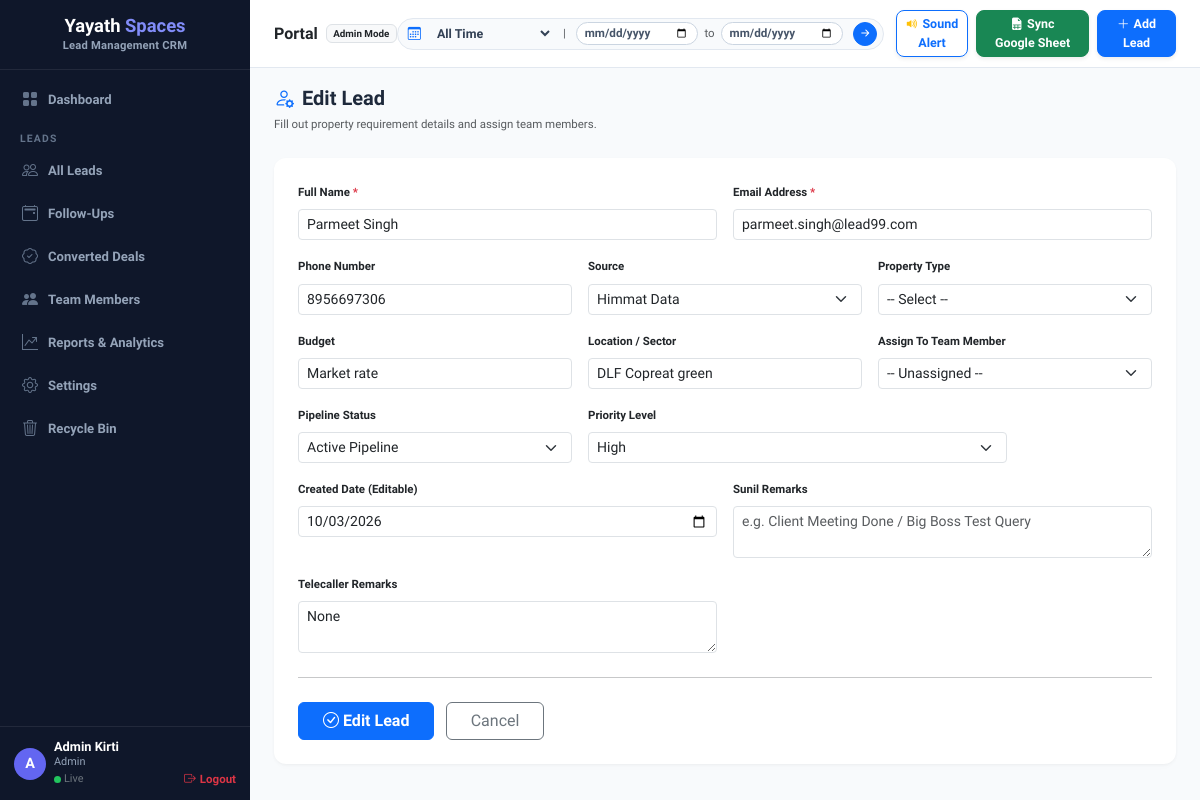
Screenshot of /leads/1037/edit (signed in) with the database file from the repository.
### models.py (models this page shows, shortened)
class User(db.Model):
    __tablename__ = 'users'
    id = db.Column(db.Integer, primary_key=True)
    user_id_name = db.Column(db.String(100), nullable=True)
    name = db.Column(db.String(255), nullable=False)
    email = db.Column(db.String(255), nullable=False, unique=True)
    password = db.Column(db.String(255), nullable=True, default='Password@123')
    role = db.Column(db.String(50), nullable=False, default='Sales Executive')  # Admin, Manager, Sales Executive
    status = db.Column(db.String(20), nullable=False, default='Active')
    created_at = db.Column(db.DateTime, default=datetime.utcnow)

class Lead(db.Model):
    __tablename__ = 'leads'
    id = db.Column(db.Integer, primary_key=True)
    name = db.Column(db.String(255), nullable=False)
    email = db.Column(db.String(255), nullable=False)
    phone = db.Column(db.String(50), nullable=True)
    source = db.Column(db.String(100), nullable=True, default='99acres')
    property_type = db.Column(db.String(100), nullable=True)
    budget = db.Column(db.String(100), nullable=True)
    location = db.Column(db.String(255), nullable=True)
    status = db.Column(db.String(50), nullable=False, default='New')
    priority = db.Column(db.String(20), nullable=False, default='Medium')
    assigned_to = db.Column(db.String(255), nullable=True)
    is_imported = db.Column(db.Boolean, default=False)
    sunil_remarks = db.Column(db.Text, nullable=True)
    telecaller_remarks = db.Column(db.Text, nullable=True)
    listing_id = db.Column(db.String(100), nullable=True)
    response_from = db.Column(db.String(100), nullable=True)
    is_deleted = db.Column(db.Boolean, default=False)
    deleted_at = db.Column(db.DateTime, nullable=True)
    created_at = db.Column(db.DateTime, default=datetime.utcnow)
    updated_at = db.Column(db.DateTime, default=datetime.utcnow, onupdate=datetime.utcnow)
    notes = db.relationship('Note', backref='lead', lazy=True, cascade='all, delete-orphan')
    followups = db.relationship('FollowUp', backref='lead', lazy=True, cascade='all, delete-orphan')
    tasks = db.relationship('Task', backref='lead', lazy=True, cascade='all, delete-orphan')
    activities = db.relationship('ActivityLog', backref='lead', lazy=True, cascade='all, delete-orphan')

### routes.py (the view, shortened to what this page needs)
@web_bp.route('/leads/<int:lid>/edit', methods=['GET', 'POST'])
def edit_lead(lid):
    if session.get('user_role') == 'Viewer':
        flash('Permission denied: Viewer role has read-only access.', 'danger')
        return redirect(url_for('web.lead_detail', lid=lid))
    lead = Lead.query.get_or_404(lid)
    users = User.query.filter_by(status='Active').all()
    return render_template('lead_form.html', lead=lead, action='Edit', users=users)

### templates/lead_form.html (shortened to what this page needs)
{% extends "base.html" %}
{% block content %}
<div class="mb-4">
    <h3 class="fw-bold fs-5 mb-1"><i class="bi bi-person-gear text-primary me-2"></i>{{ action }} Lead</h3>
    <small class="text-muted">Fill out property requirement details and assign team members.</small>
</div>
<div class="card card-custom p-4">
    <form method="POST">
        <div class="row g-3">
            <div class="col-md-6">
                <label class="form-label fw-bold small">Full Name <span class="text-danger">*</span></label>
                <input type="text" name="name" class="form-control form-control-sm" value="{{ lead.name if lead else '' }}" placeholder="e.g. Ankit Verma" required>
            </div>
            <div class="col-md-6">
                <label class="form-label fw-bold small">Email Address <span class="text-danger">*</span></label>
                <input type="email" name="email" class="form-control form-control-sm" value="{{ lead.email if lead else '' }}" placeholder="ankit@example.com" required>
            </div>
            <div class="col-md-4">
                <label class="form-label fw-bold small">Phone Number</label>
                <input type="text" name="phone" class="form-control form-control-sm" value="{{ lead.phone if lead else '' }}" placeholder="e.g. 9876543210">
            </div>
            <div class="col-md-4">
                <label class="form-label fw-bold small">Source</label>
                <select name="source" class="form-select form-select-sm">
                    <option value="Himmat Data" {{ 'selected' if lead and lead.source == 'Himmat Data' }}>Himmat Data</option>
                </select>
            </div>
            <div class="col-md-4">
                <label class="form-label fw-bold small">Property Type</label>
                <select name="property_type" class="form-select form-select-sm">
                    <option value="">-- Select --</option>
                </select>
            </div>
            <div class="col-md-4">
                <label class="form-label fw-bold small">Budget</label>
                <input type="text" name="budget" class="form-control form-control-sm" placeholder="e.g. 50L - 1Cr" value="{{ lead.budget if lead else '' }}">
            </div>
            <div class="col-md-4">
                <label class="form-label fw-bold small">Location / Sector</label>
                <input type="text" name="location" class="form-control form-control-sm" placeholder="e.g. Sector 62, Noida" value="{{ lead.location if lead else '' }}">
            </div>
            <div class="col-md-4">
                <label class="form-label fw-bold small">Assign To Team Member</label>
                <select name="assigned_to" class="form-select form-select-sm">
                    <option value="">-- Unassigned --</option>
                </select>
            </div>
            <div class="col-md-4">
                <label class="form-label fw-bold small">Pipeline Status</label>
                <select name="status" class="form-select form-select-sm">
                    {% for s in ['New','Contacted','Qualified','Meeting Done','Proposal Sent','Active Pipeline','Deal Close','Lost'] %}
                    <option value="{{ s }}" {{ 'selected' if lead and lead.status == s }}>{{ s }}</option>
                    {% endfor %}
                </select>
            </div>
            <div class="col-md-6">
                <label class="form-label fw-bold small">Priority Level</label>
                <select name="priority" class="form-select form-select-sm">
                    {% for p in ['High','Medium','Low'] %}
                    <option value="{{ p }}" {{ 'selected' if lead and lead.priority == p }}>{{ p }}</option>
                    {% endfor %}
                </select>
            </div>
            <div class="col-md-6">
                <label class="form-label fw-bold small">Created Date (Editable)</label>
                <input type="date" name="created_date" class="form-control form-control-sm" value="{{ lead.created_at.strftime('%Y-%m-%d') if lead and lead.created_at else '' }}">
            </div>
            <div class="col-md-6">
                <label class="form-label fw-bold small">Sunil Remarks</label>
                <textarea name="sunil_remarks" class="form-control form-control-sm" rows="2" placeholder="e.g. Client Meeting Done / Big Boss Test Query">{{ lead.sunil_remarks if lead else '' }}</textarea>
            </div>
            <div class="col-md-6">
                <label class="form-label fw-bold small">Telecaller Remarks</label>
                <textarea name="telecaller_remarks" class="form-control form-control-sm" rows="2" placeholder="e.g. Call back requested / Simmy remarks">{{ lead.telecaller_remarks if lead else '' }}</textarea>
            </div>
        </div>
        <hr class="my-4">
        <button type="submit" class="btn btn-primary px-4 fw-semibold"><i class="bi bi-check-circle me-1"></i>{{ action }} Lead</button>
        <a href="/leads" class="btn btn-outline-secondary px-4 ms-2">Cancel</a>
    </form>
</div>
{% endblock %}

### templates/base.html (shortened to what this page needs)
<!DOCTYPE html>
<html lang="en">
<head>
    <link href="https://cdn.jsdelivr.net/npm/bootstrap@5.3.2/dist/css/bootstrap.min.css" rel="stylesheet">
    <link href="https://cdn.jsdelivr.net/npm/bootstrap-icons@1.11.1/font/bootstrap-icons.css" rel="stylesheet">
</head>
<body>
<div class="sidebar">
    <div class="sidebar-brand">
        <div class="brand-title">
            <span class="brand-black">Yayath</span> <span class="brand-purple">Spaces</span>
        </div>
        <div class="brand-subtitle">Lead Management CRM</div>
    </div>
    <div class="sidebar-menu">
        <a href="/" class="sidebar-nav-item {{ 'active' if request.endpoint == 'web.dashboard' }}">
            <i class="bi bi-grid-fill"></i>Dashboard
        </a>
        <div class="menu-header">LEADS</div>
        <a href="/leads" class="sidebar-nav-item {{ 'active' if request.endpoint == 'web.leads_list' and not request.args.get('status') }}">
            <i class="bi bi-people"></i>All Leads
        </a>
        <a href="/tasks" class="sidebar-nav-item {{ 'active' if request.endpoint == 'web.tasks_list' }}">
            <i class="bi bi-calendar2-event"></i>Follow-Ups
        </a>
        <a href="/leads?status=Deal+Close" class="sidebar-nav-item {{ 'active' if request.args.get('status') == 'Deal Close' }}">
            <i class="bi bi-patch-check"></i>Converted Deals
        </a>
        {% if session.get('user_role') in ('Admin', 'Manager') %}
        <a href="/users" class="sidebar-nav-item {{ 'active' if request.endpoint in ('web.users_list', 'web.add_user', 'web.edit_user') }}">
            <i class="bi bi-people-fill"></i>Team Members
        </a>
        {% endif %}
        <a href="/reports" class="sidebar-nav-item {{ 'active' if request.endpoint == 'web.reports' }}">
            <i class="bi bi-graph-up-arrow"></i>Reports & Analytics
        </a>
        {% if session.get('user_role') in ('Admin', 'Manager') %}
        <a href="/settings" class="sidebar-nav-item {{ 'active' if request.endpoint == 'web.settings' }}">
            <i class="bi bi-gear"></i>Settings
        </a>
        <a href="/trash" class="sidebar-nav-item {{ 'active' if request.endpoint == 'web.trash_list' }}">
            <i class="bi bi-trash3"></i>Recycle Bin
        </a>
        {% endif %}
    </div>
    <div class="sidebar-user-footer">
        <div class="d-flex align-items-center w-100">
            <div class="user-avatar">{{ (session.get('user_name') or 'U')[0].upper() }}</div>
            <div class="user-info">
                <div class="user-name text-truncate" style="max-width: 110px;">{{ session.get('user_name') or 'User' }}</div>
                <div class="user-role">{{ session.get('user_role') or 'Role' }}</div>
                <div class="mt-0.5 small d-flex align-items-center">
                    <span class="status-dot-live"></span>
                    <span class="text-secondary me-2" style="font-size:0.68rem;">Live</span>
                    <a href="/logout" class="text-danger text-decoration-none fw-bold ms-auto" style="font-size:0.72rem;"><i class="bi bi-box-arrow-right me-1"></i>Logout</a>
                </div>
            </div>
        </div>
    </div>
</div>
<div class="main-content">
    <div class="top-header-bar">
        <div class="d-flex align-items-center">
            <span class="fw-bold fs-6 text-dark me-2">
                {% if request.endpoint == 'web.dashboard' %}Dashboard Overview{% elif request.endpoint == 'web.leads_list' %}Lead Directory{% elif request.endpoint == 'web.users_list' %}Team Management{% else %}Portal{% endif %}
            </span>
            <span class="badge bg-light text-dark border">{{ session.get('user_role', 'Member') }} Mode</span>
        </div>
        <form method="GET" action="/" class="d-flex align-items-center gap-2">
            <div class="date-filter-pill-group">
                <i class="bi bi-calendar3 text-primary ms-1"></i>
                <select name="time_filter" onchange="this.form.submit()">
                    <option value="all_time" {{ 'selected' if request.args.get('time_filter', 'all_time') == 'all_time' }}>All Time</option>
                </select>
                <span class="text-muted small px-1">|</span>
                <input type="date" name="start_date" value="{{ request.args.get('start_date', '') }}" title="Start Date">
                <span class="text-muted small">to</span>
                <input type="date" name="end_date" value="{{ request.args.get('end_date', '') }}" title="End Date">
                <button type="submit" class="btn btn-sm btn-primary rounded-circle p-1 ms-1 d-flex align-items-center justify-content-center" style="width:24px; height:24px;" title="Filter">
                    <i class="bi bi-arrow-right-short" style="font-size:1rem;"></i>
                </button>
            </div>
            <button type="button" class="btn btn-sm btn-outline-primary fw-bold rounded-3 px-2 py-1.5 shadow-sm ms-1" onclick="playAudioNotificationChime()" style="font-size:0.78rem;" title="Play Sound Notification Chime">
                <i class="bi bi-volume-up-fill me-1 text-warning"></i>Sound Alert
            </button>
            {% if session.get('user_role') != 'Viewer' %}
            <a href="/sync-google-sheet-now" class="btn btn-sm btn-success fw-bold rounded-3 px-3 py-1.5 shadow-sm" style="font-size:0.78rem;" title="Sync latest leads from Google Sheet">
                <i class="bi bi-file-earmark-spreadsheet-fill me-1"></i>Sync Google Sheet
            </a>
            <a href="/leads/add" class="btn btn-sm btn-primary fw-bold rounded-3 px-3 py-1.5 shadow-sm" style="font-size:0.78rem;">
                <i class="bi bi-plus-lg me-1"></i>Add Lead
            </a>
            {% endif %}
        </form>
    </div>
    <div class="content-body">
        {% block content %}{% endblock %}
    </div>
</div>
</body>
</html>

### rows the page displays
User: name "Admin Kirti"
Lead: name "Parmeet Singh", email "parmeet.singh@lead99.com", phone "8956697306", budget "Market rate", location "DLF Copreat green", created_date "10/03/2026", telecaller_remarks "None"

### other values shown
{{ (session.get('user_name') or 'U')[0].upper() }} "A"
{{ session.get('user_role') or 'Role' }} "Admin"
{{ session.get('user_role', 'Member') }} "Admin"
{{ action }} "Edit"
form field status "Active Pipeline"
form field priority "High"
